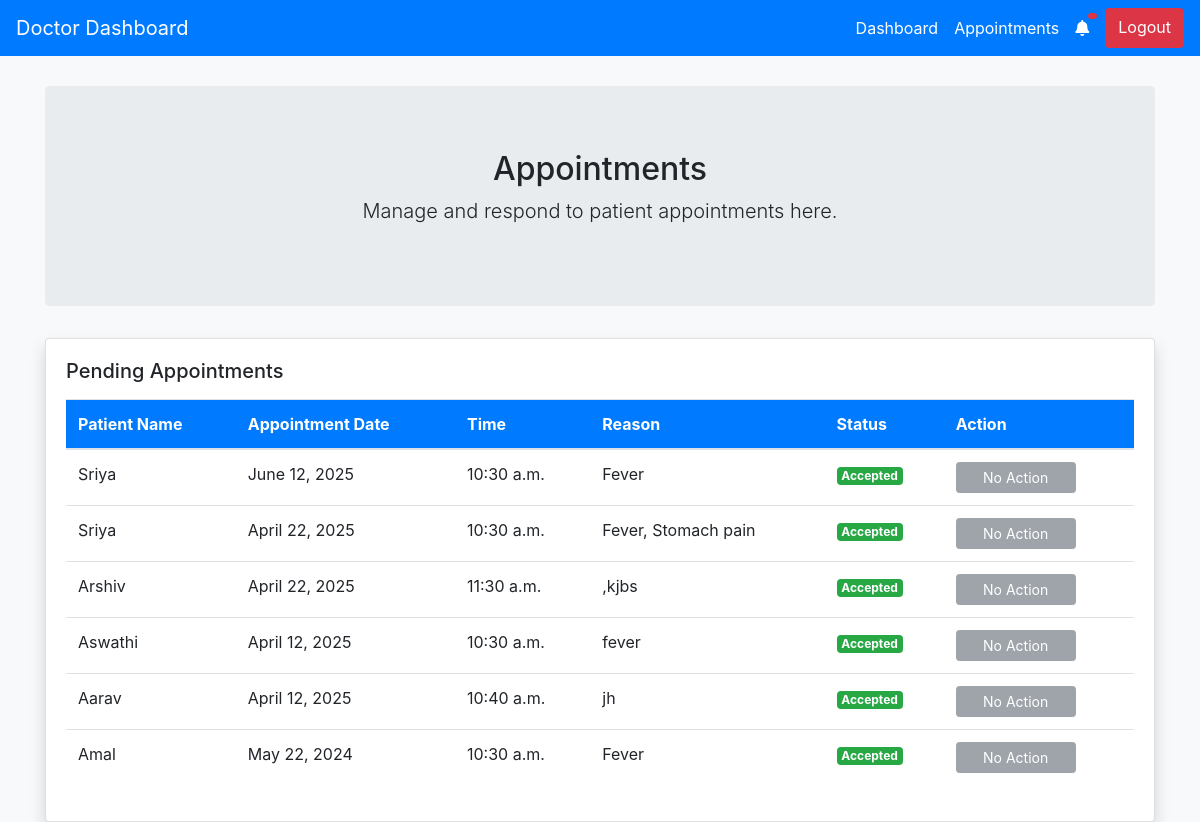
Page /doctor/appointments/ on the committed database.
### DoctorApp/models.py (models this page shows, shortened)
class Appointment(models.Model):
    STATUS_CHOICES = [
        ('Pending', 'Pending'),
        ('Accepted', 'Accepted'),
        ('Rejected', 'Rejected'),
    ]
    patient = models.CharField(max_length=100)
    date = models.DateField()
    time = models.TimeField()
    reason = models.TextField()
    status = models.CharField(max_length=10, choices=STATUS_CHOICES, default='Pending')

### DoctorApp/views.py (the view)
# urls.py: path('appointments/', views.view_appointments, name='view_appointments'),
def view_appointments(request):
    appointments = Appointment.objects.all().order_by('-date')
    return render(request, 'appointments.html', {'appointments': appointments})

### DoctorApp/templates/appointments.html (shortened to what this page needs)
<!DOCTYPE html>
<html lang="en">
<head>
    <link rel="stylesheet" href="https://stackpath.bootstrapcdn.com/bootstrap/4.5.2/css/bootstrap.min.css">
    <link rel="stylesheet" href="https://cdnjs.cloudflare.com/ajax/libs/font-awesome/5.15.4/css/all.min.css">
</head>
<body>
    <nav class="navbar navbar-expand-lg">
        <a class="navbar-brand" href="#">Doctor Dashboard</a>
        <div class="navbar-nav ml-auto">
            <a class="nav-link" href="{% url 'doctor_dashboard' %}">Dashboard</a>
            <a class="nav-link" href="{% url 'view_appointments' %}">Appointments</a>
            <a href="{% url 'notifications' %}" class="nav-link position-relative">
                <i class="fas fa-bell"></i>
                <span class="badge badge-danger position-absolute" style="top: 5px; right: 0; font-size: 12px;">
                </span>
            </a>
            <a href="{% url 'doctor_logout' %}" class="btn btn-danger ml-2">Logout</a>
        </div>
    </nav>
    <div class="container">
        <div class="jumbotron text-center">
            <h2>Appointments</h2>
            <p class="lead">Manage and respond to patient appointments here.</p>
        </div>
        <div class="card shadow">
            <div class="card-body">
                <h5 class="card-title mb-3">Pending Appointments</h5>
                <table class="table table-hover">
                    <thead>
                        <tr>
                            <th>Patient Name</th>
                            <th>Appointment Date</th>
                            <th>Time</th>
                            <th>Reason</th>
                            <th>Status</th>
                            <th>Action</th>
                        </tr>
                    </thead>
                    <tbody>
                        {% for appointment in appointments %}
                        <tr>
                            <td>{{ appointment.patient }}</td>
                            <td>{{ appointment.date }}</td>
                            <td>{{ appointment.time }}</td>
                            <td>{{ appointment.reason }}</td>
                            <td>
                                {% if appointment.status == 'Pending' %}
                                <span class="badge badge-warning">Pending</span>
                                {% elif appointment.status == 'Accepted' %}
                                <span class="badge badge-success">Accepted</span>
                                {% else %}
                                <span class="badge badge-danger">Rejected</span>
                                {% endif %}
                            </td>
                            <td>
                                {% if appointment.status == 'Pending' %}
                                <a href="{% url 'accept_appointment' appointment.id %}" class="btn btn-success btn-sm action-btn">Accept</a>
                                <a href="{% url 'reject_appointment' appointment.id %}" class="btn btn-danger btn-sm action-btn">Reject</a>
                                {% else %}
                                <button class="btn btn-secondary btn-sm action-btn" disabled>No Action</button>
                                {% endif %}
                            </td>
                        </tr>
                        {% empty %}
                        <tr>
                            <td colspan="6" class="text-center">No pending appointments found.</td>
                        </tr>
                        {% endfor %}
                    </tbody>
                </table>
            </div>
        </div>
    </div>
</body>
</html>

### DoctorApp/templates/appointments.html (style rules this page uses)
body { background-color: #f8f9fa; }
.navbar { background-color: #007bff; }
.navbar-brand, .nav-link { color: #fff !important; }
.container { margin-top: 30px; }
.card { transition: transform 0.3s; }
.table thead { background-color: #007bff; color: #fff; }
.action-btn { width: 120px; }

### rows in the picture
Appointment: patient "Sriya", date "June 12, 2025", time "10:30 a.m.", reason "Fever", status "Accepted"
Appointment: patient "Sriya", date "April 22, 2025", time "10:30 a.m.", reason "Fever, Stomach pain", status "Accepted"
Appointment: patient "Arshiv", date "April 22, 2025", time "11:30 a.m.", reason ",kjbs", status "Accepted"
Appointment: patient "Aswathi", date "April 12, 2025", time "10:30 a.m.", reason "fever", status "Accepted"
Appointment: patient "Aarav", date "April 12, 2025", time "10:40 a.m.", reason "jh", status "Accepted"
Appointment: patient "Amal", date "May 22, 2024", time "10:30 a.m.", reason "Fever", status "Accepted"
